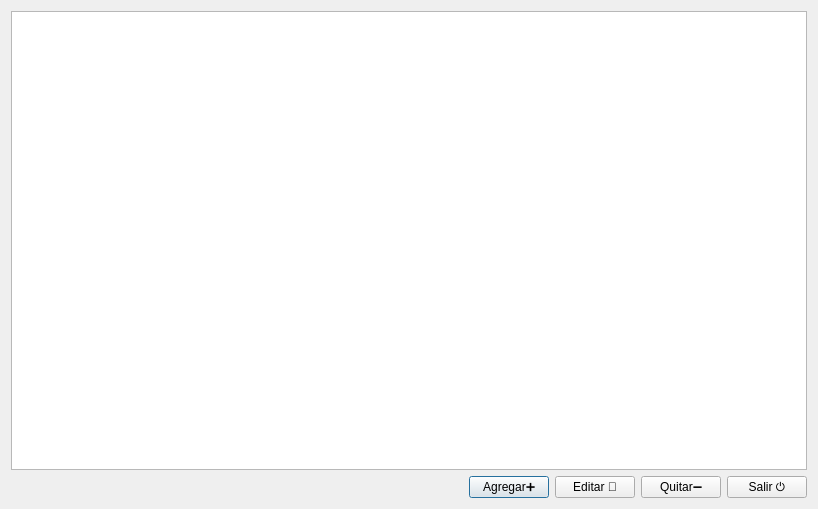
<?xml version="1.0" encoding="UTF-8"?>
<ui version="4.0">
 <class>Dialog</class>
 <widget class="QDialog" name="Dialog">
  <property name="windowModality">
   <enum>Qt::ApplicationModal</enum>
  </property>
  <property name="geometry">
   <rect>
    <x>0</x>
    <y>0</y>
    <width>818</width>
    <height>509</height>
   </rect>
  </property>
  <property name="windowTitle">
   <string>Transformadores en Almacén</string>
  </property>
  <property name="modal">
   <bool>true</bool>
  </property>
  <layout class="QVBoxLayout" name="verticalLayout_2">
   <item>
    <layout class="QVBoxLayout" name="verticalLayout" stretch="0,0">
     <property name="spacing">
      <number>6</number>
     </property>
     <item>
      <widget class="QTableWidget" name="tblListado">
       <property name="font">
        <font>
         <pointsize>8</pointsize>
         <kerning>false</kerning>
        </font>
       </property>
       <property name="frameShape">
        <enum>QFrame::StyledPanel</enum>
       </property>
       <property name="frameShadow">
        <enum>QFrame::Plain</enum>
       </property>
       <property name="horizontalScrollBarPolicy">
        <enum>Qt::ScrollBarAlwaysOff</enum>
       </property>
       <property name="sizeAdjustPolicy">
        <enum>QAbstractScrollArea::AdjustToContents</enum>
       </property>
       <property name="editTriggers">
        <set>QAbstractItemView::NoEditTriggers</set>
       </property>
       <property name="alternatingRowColors">
        <bool>true</bool>
       </property>
       <property name="selectionMode">
        <enum>QAbstractItemView::SingleSelection</enum>
       </property>
       <property name="selectionBehavior">
        <enum>QAbstractItemView::SelectRows</enum>
       </property>
       <property name="sortingEnabled">
        <bool>true</bool>
       </property>
       <attribute name="verticalHeaderVisible">
        <bool>false</bool>
       </attribute>
       <attribute name="verticalHeaderHighlightSections">
        <bool>true</bool>
       </attribute>
      </widget>
     </item>
     <item>
      <layout class="QHBoxLayout" name="horizontalLayout">
       <item>
        <spacer name="horizontalSpacer">
         <property name="orientation">
          <enum>Qt::Horizontal</enum>
         </property>
         <property name="sizeHint" stdset="0">
          <size>
           <width>40</width>
           <height>20</height>
          </size>
         </property>
        </spacer>
       </item>
       <item>
        <widget class="QPushButton" name="cmdAgregar">
         <property name="text">
          <string>Agregar➕</string>
         </property>
        </widget>
       </item>
       <item>
        <widget class="QPushButton" name="cmdEditar">
         <property name="text">
          <string>Editar 📝</string>
         </property>
         <property name="shortcut">
          <string>Return</string>
         </property>
        </widget>
       </item>
       <item>
        <widget class="QPushButton" name="cmdBorrar">
         <property name="text">
          <string>Quitar➖</string>
         </property>
        </widget>
       </item>
       <item>
        <widget class="QPushButton" name="cmdSalir">
         <property name="text">
          <string>Salir ⏻</string>
         </property>
         <property name="shortcut">
          <string>Esc</string>
         </property>
        </widget>
       </item>
      </layout>
     </item>
    </layout>
   </item>
  </layout>
 </widget>
 <resources/>
 <connections/>
</ui>
